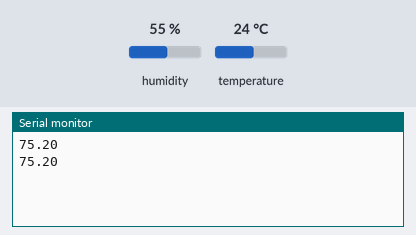
Bench run of a sketch on a simulated Arduino Uno, built with avr-gcc and run on an emulated ATmega328P. Parts: the last lines printed to the serial monitor. Inputs (shaded band) come from the test bench; at power-on: temperature 24 °C, humidity 55 %.

Above: at 4.8 s.
4.9 s: temperature set to 12 °C
At 6.7 s:
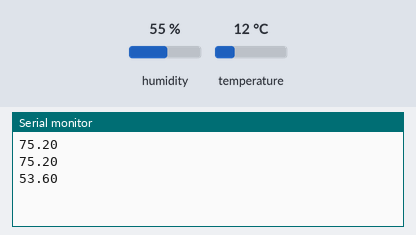
7.9 s: temperature set to 19 °C
At 9.0 s:
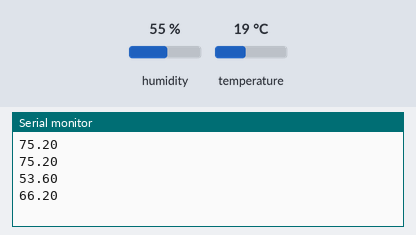
Timing chart, 0 to 10.9 s (numbered marks = the images above; inputs shaded):
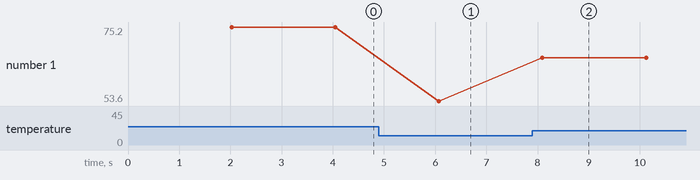

Measured:
- after the input at 4.9 s, the serial monitor: prints a new line after 1.2 s (image 1)
- after the input at 7.9 s, the serial monitor: prints a new line after 0.19 s (image 2)
- plotted number 1: 75.2 → 53.6 after the input at 4.9 s, 53.6 → 66.2 after the input at 7.9 s

The sketch:

dht11.ino
```cpp
#include "DHT.h"

#define DHTPIN 2 // data pin
#define DHTTYPE DHT11

DHT dht(DHTPIN, DHTTYPE);

void setup() {
  Serial.begin(9600);
  dht.begin();
}

void loop() {
  delay(2000); // change to 60000 for 1 min
  float f = dht.readTemperature(true);
  if (isnan(f)) {
    Serial.println("200"); // error
    return;
  }
  Serial.println(f);
}
```
